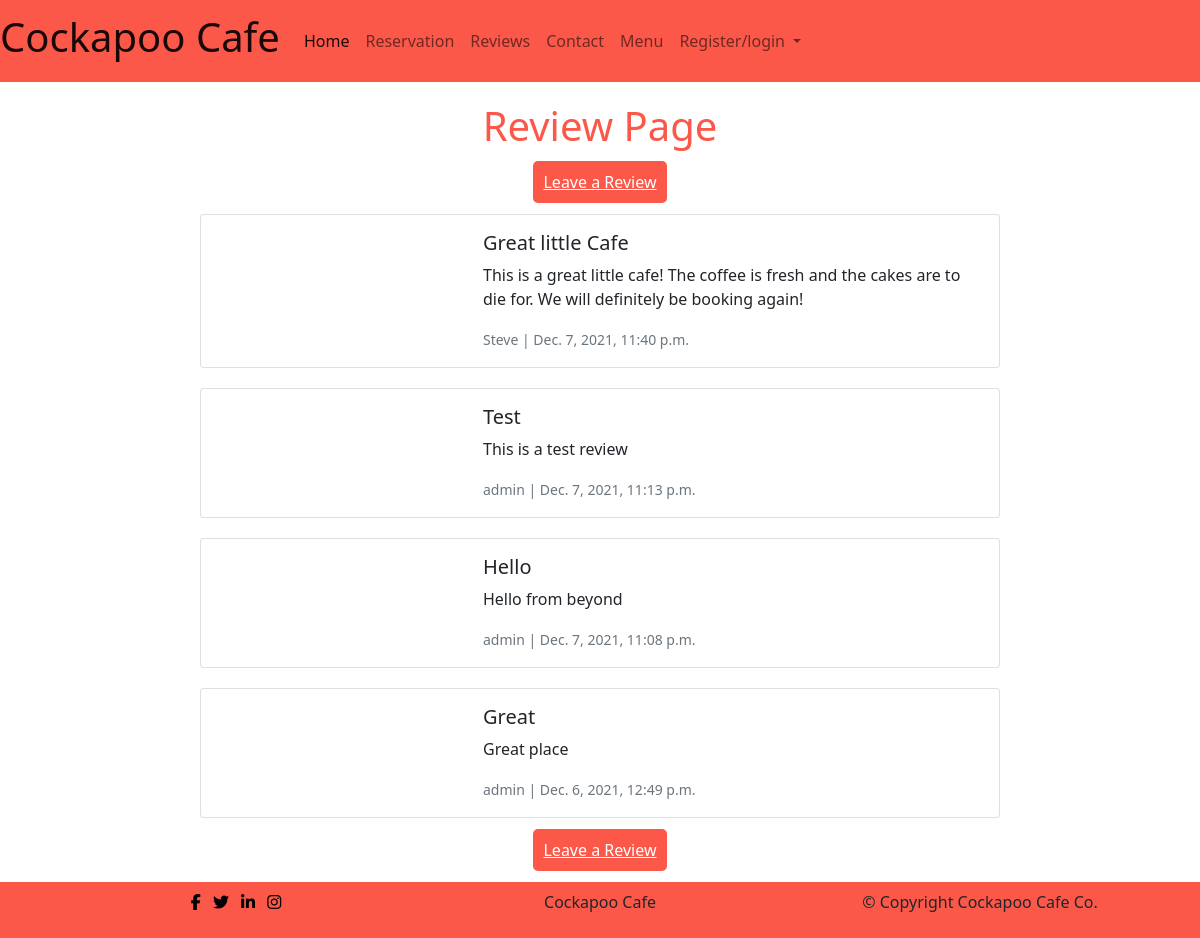
The page /review/ on the database as committed earlier.
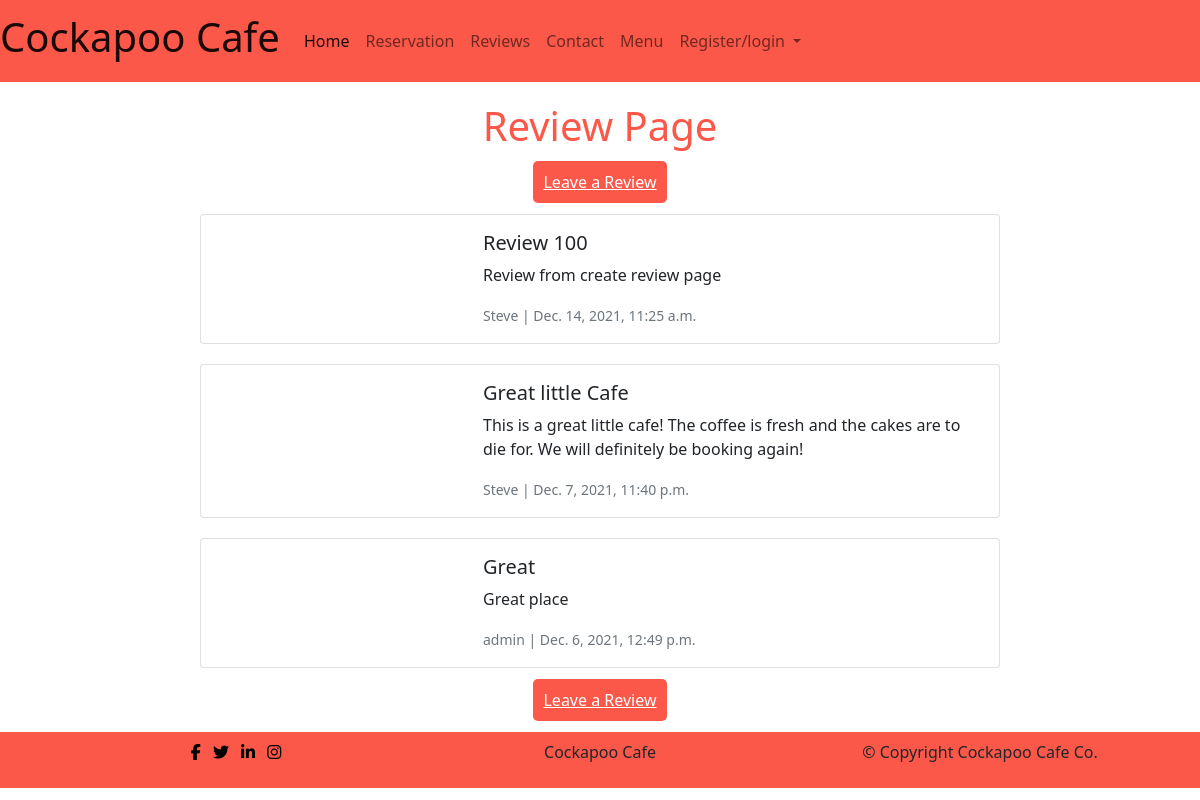
The same page on the database as committed later.
### review/models.py (models this page shows, shortened)
class Review(models.Model):
    author = models.ForeignKey(
        User, on_delete=models.CASCADE, related_name="User"
    )
    title = models.CharField(max_length=200, default='no_title', null=True, blank=True)
    body = models.TextField()
    image = CloudinaryField('image', default='review_placeholder')
    created_on = models.DateTimeField(auto_now_add=True)
    updated_on = models.DateTimeField(auto_now=True)
    status = models.IntegerField(choices=STATUS, default=0)
    approved = models.BooleanField(default=False)
    class Meta:
        ordering = ["created_on"]

### review/views.py (the view)
# urls.py: path('', views.ReviewList.as_view(), name="review"),
class ReviewList(generic.ListView):
    model = Review
    queryset = Review.objects.filter(status=1).order_by('-created_on')
    template_name = 'review/review.html'

### review/templates/review/review.html (shortened to what this page needs)
{% extends 'base.html' %}
{% load static%}
{% load crispy_forms_tags %}
{% block content %}
  <h1 class="title">Review Page</h1>
  {% if user.is_authenticated %}
    <p class="leave-review"><a class="menu-btn" href="{% url 'create_review' %}">Leave a Review</a></p>
  {% else %}
    <p class="leave-review"><a class="menu-btn" href="{% url 'account_signup' %}">Leave a Review</a></p>
  {% endif %}
{% for review in review_list %}
<div class="card mb-0 col-8 review">
    <div class="row g-0">
      <div class="col-md-4">
      </div>
      <div class="col-md-8">
        <div class="card-body">
          <h5 class="card-title">{{ review.title }}</h5>
          <p class="card-text">{{ review.body }}</p>
          <p class="card-text"><small class="text-muted">{{ review.author }} | {{ review.created_on }}</small></p>
        </div>
      </div>
    </div>
  </div>
{% endfor %}
{% if user.is_authenticated %}
  <p class="leave-review"><a class="menu-btn" href="{% url 'create_review' %}">Leave a Review</a></p>
{% else %}
  <p class="leave-review"><a class="menu-btn" href="{% url 'account_signup' %}">Leave a Review</a></p>
{% endif %}
{% endblock %}

### templates/base.html (shortened to what this page needs)
{% load static %}
<!DOCTYPE html>
<html lang="en">
<head>
    <link href="https://cdn.jsdelivr.net/npm/bootstrap@5.1.3/dist/css/bootstrap.min.css" rel="stylesheet">
    <link href="{% static 'css/style.css' %}" rel="stylesheet">
</head>
<body>
    <nav class="navbar navbar-expand-lg navbar-light nav-bg-col sticky">
        <div class="container-fluid">
          <a class="navbar-brand" href="/"><h1>Cockapoo Cafe</h1></a>
          <div class="collapse navbar-collapse" id="navbarSupportedContent">
            <ul class="navbar-nav me-auto mb-2 mb-lg-0">
              <li class="nav-item">
                <a class="nav-link active" aria-current="page" href="/">Home</a>
              </li>
              <li class="nav-item">
                <a class="nav-link" href="{% url 'reservation' %}">Reservation</a>
              </li>
              <li class="nav-item">
                <a class="nav-link" href="{% url 'review' %}">Reviews</a>
              </li>
              <li class="nav-item">
                <a class="nav-link" href="{% url 'contact' %}">Contact</a>
              </li>
              <li class="nav-item">
                <a class="nav-link" href="{% url 'menu' %}">Menu</a>
              </li>
              {% if user.is_authenticated %}
              <li class="nav-item">
                <a class="nav-link" href="{% url 'account_logout' %}">Logout</a>
              {% else %}
              <li class="nav-item dropdown">
                <a class="nav-link dropdown-toggle" href="#" id="navbarDropdown" role="button" data-bs-toggle="dropdown" aria-expanded="false">
                  Register/login
                </a>
              </li>
              {% endif %}
          </div>
        </div>
      </nav>
      {% block content %}
      {% endblock %}
     <footer>
        <div class="container">
            <div class="row">
                    <div class="col-4">
                        <div class="socials">
                            <ul>
                                <li class="list-inline-item"><a href="https://facebook.com" target="_blank" rel="noopener" aria-label="visit us on Facebook (opens a new tab)"><i class="fa fa-facebook"></i></a></li>
                                <li class="list-inline-item"><a href="https://twitter.com" target="_blank" rel="noopener" aria-label="visit us on Twitter (opens a new tab)"><i class="fa fa-twitter"></i></a></li>
                                <li class="list-inline-item"><a href="https://www.linkedin.com" target="_blank" rel="noopener" aria-label="visit us on LinkedIn (opens a new tab)"><i class="fa fa-linkedin"></i></a></li>
                                <li class="list-inline-item"><a href="https://instagram.com" target="_blank" rel="noopener" aria-label="visit us on Instagram (opens a new tab)"><i class="fa fa-instagram"></i></a></li>
                            </ul>
                        </div>
                    </div>
                    <div class="col-4">
                        <div>
                            <p>Cockapoo Cafe
                        </div>
                    </div>
                    <div class="col-4">
                        <div>
                            <p>© Copyright Cockapoo Cafe Co.
                        </div>
                    </div>
            </div>
        </div>
    </footer>
  </body>
</html>

### static/css/style.css (style rules this page uses)
.container-fluid { padding-left: 0; padding-right: 0; }
.nav-bg-col { background-color: #fb5849; }
footer { background-color: #fb5849; margin-top: 20px; text-align: center; padding-top: .5rem; padding-bottom: .5rem; }
nav { margin-bottom: 20px;; }
.socials i { color: black; }
.menu-btn { background-color: #fb5849; color: #fff; border-color: #fb5849; padding: 10px; border-radius: 5px; margin-bottom: 10px; }
.review { margin: 20px auto; }
.title { color: #fb5849; text-align: center; }
.leave-review { text-align: center; margin-top: 20px; }

Rows that differ between the two databases and show on the page:
removed Review: title "Test", body "This is a test review", author "admin", created_on "Dec. 7, 2021, 11:13 p.m."
removed Review: title "Hello", body "Hello from beyond", author "admin", created_on "Dec. 7, 2021, 11:08 p.m."
added Review: title "Review 100", body "Review from create review page", author "Steve", created_on "Dec. 14, 2021, 11:25 a.m."
